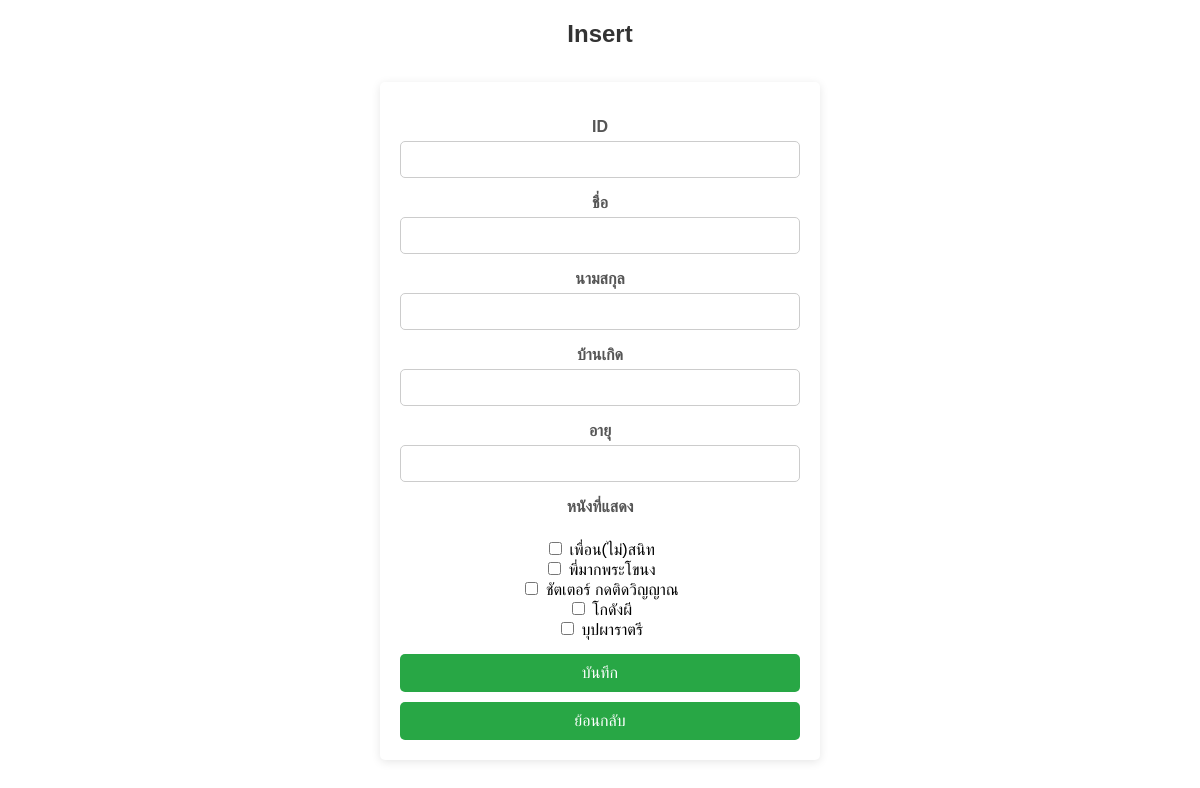
The app's page /insertact.php, older data.
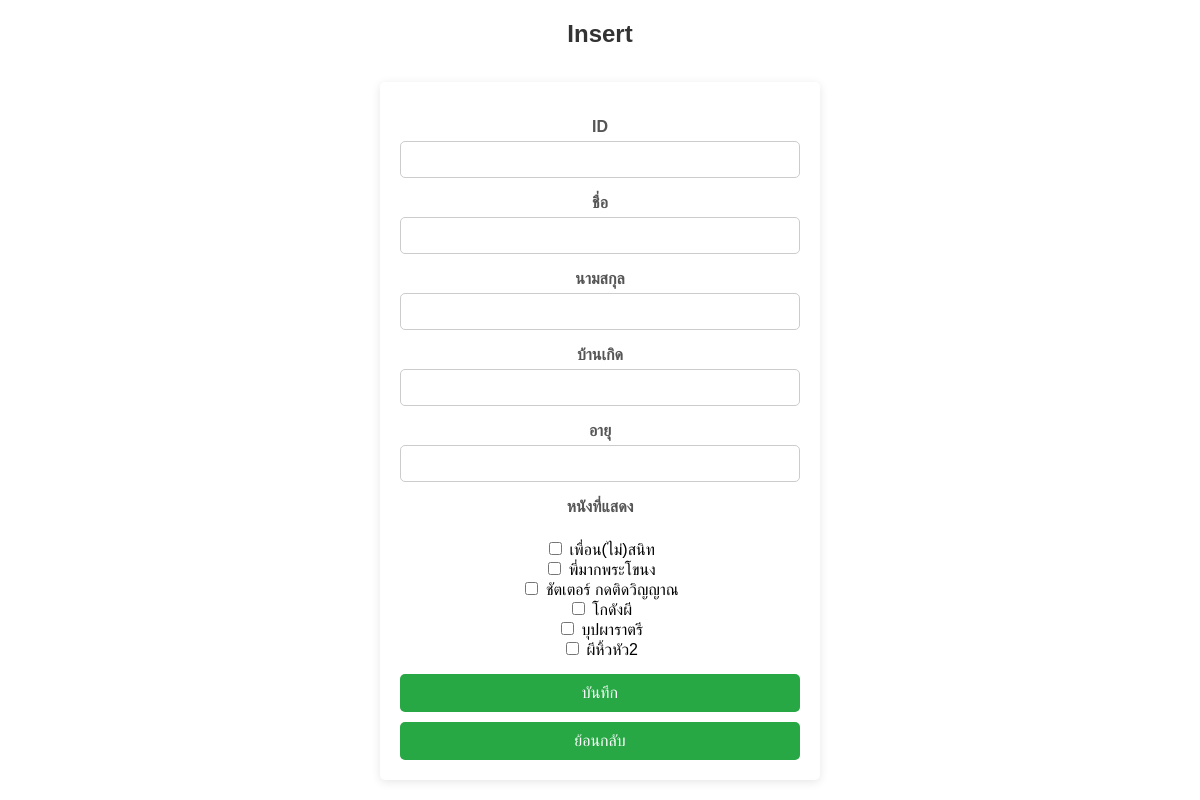
The same page, newer data.
### tables this page shows
CREATE TABLE `product` (
  `pid` varchar(3) NOT NULL,
  `pname` varchar(20) NOT NULL,
  `pdetail` varchar(400) NOT NULL,
  `ptime` time NOT NULL,
  `pdate` date NOT NULL
);

### insertact.php (the view, shortened to what this page needs)
<!DOCTYPE html>
<html lang="en">
<head>
    <link rel="stylesheet" href="style.css">
</head>
<body>
<h1>Insert</h1><br>
<form method="post" action="insertactsuccess.php">
    <p>
        <label>ID</label>
        <input type="text" name="aid" id="aid" required>
    </p>
    <p>
        <label>ชื่อ</label>
        <input type="text" name="aname" id="aname" required>
    </p>
    <p>
        <label>นามสกุล</label>
        <input type="text" name="alastname" id="alastname" required>
    </p>
    <p>
        <label>บ้านเกิด</label>
        <input type="text" name="aaddress" id="aaddress" required>
    </p>
    <p>
        <label>อายุ</label>
        <input type="text" name="aage" id="aage" required>
    </p>
    <p>
    <label>หนังที่แสดง</label><br>
    <?php
        require 'conn.php';
        $sql = "SELECT pid, pname FROM product";
        $result = $conn->query($sql);
        if ($result->num_rows > 0) {
            while ($row = $result->fetch_assoc()) {
                echo "<input type='checkbox' name='pid[]' value='" . $row['pid'] . "'> " . $row['pname'] . "<br>";
            }
        } else {
            echo "<p>ยังไม่ได้เลือก</p>";
        }
    ?>
    </p>
    <input type="submit" value="บันทึก" class="submit">
    <a href='actormenu.php' class="back-button"><button type="button">ย้อนกลับ</button></a>
</form>
</body>
</html>

Row changes from the older to the newer data that the page shows:
added product: pname "ผีหิ้วหัว2"
